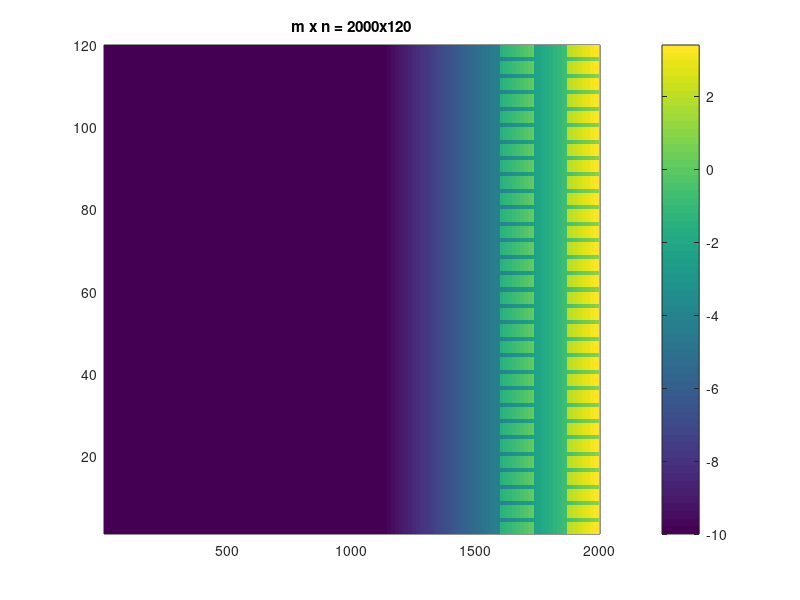
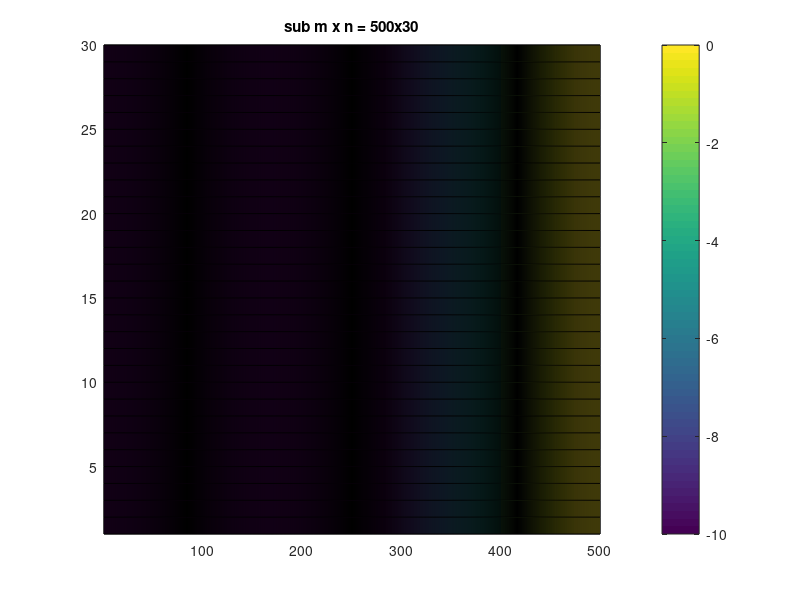

The MATLAB source for these figures, in order: (Note: this script raises an error after producing the figures.)
clear all
% beach
nx_total=500;
ny_total=30;
dx=2.0;
dy=2.0;
dep_offshore=10.0;
slope=0.025;
X_toe=560.0;
x=[0:nx_total-1]*dx;
y=[0:ny_total-1]*dy; 
dep=zeros(ny_total,nx_total)+dep_offshore;
for j=1:ny_total
for i=1:nx_total
if x(i)>X_toe
dep(j,i)=dep_offshore-slope*(x(i)-X_toe);
end
end
end

% cell info
cell_m=4;
cell_n=4;
obs_m=3;
obs_n=3;
dep_bottom=9999.0;
dep_top=-2.5;

% grid info
m=nx_total*cell_m;
n=ny_total*cell_n;
m_start=400;
n_start=1;
nx_blocks=100;
ny_blocks=30;

m_obs1=1+floor((cell_m-obs_m)/2);
m_obs2=1+floor((cell_m-obs_m)/2)+obs_m-1;
n_obs1=1+floor((cell_n-obs_n)/2);
n_obs2=1+floor((cell_n-obs_n)/2)+obs_n-1;

dep_cell=zeros(cell_n,cell_m);
dep_cell(n_obs1:n_obs2,m_obs1:m_obs2)=dep_top;

dep_full=zeros([n,m]);
for j=1:n
for i=1:m
jj=floor((j-1)/cell_n)+1;
ii=floor((i-1)/cell_m)+1;
dep_full(j,i)=dep(jj,ii);
end
end

icount=0;
for j=1:ny_blocks
for i=1:nx_blocks
m1=(m_start-1)*cell_m+(i-1)*cell_m+1;
m2=m1+cell_m-1;
n1=(n_start-1)*cell_n+(j-1)*cell_n+1;
n2=n1+cell_n-1;

j_coarse=n_start+(j-1);
i_coarse=m_start+(i-1);
dep_cell_add(:,:)=dep(j_coarse,i_coarse)+dep_cell(:,:);
dep_full(n1:n2,m1:m2)=dep_cell_add(:,:);

icount=icount+1;
for jj=1:cell_n
for ii=1:cell_m
dep_sub_writeout(icount,1)=i+m_start-1;
dep_sub_writeout(icount,2)=j+n_start-1;
dep_sub_writeout(icount,2+(jj-1)*cell_n+ii)=dep_cell_add(jj,ii);
end
end

end
end

dep_level=dep_full;
dep_level(dep_full<0.0)=0.0;

% output subgrid
for j=1:ny_total
for i=1:nx_total
n1=(j-1)*cell_n+1;
n2=n1+cell_n-1;
m1=(i-1)*cell_m+1;
m2=m1+cell_m-1;
dep_sub(j,i)=sum(sum(dep_level(n1:n2,m1:m2)))/cell_m/cell_m;
end
end

figure(1)
clf
pcolor(-dep_full),shading flat
colorbar
tit=['m x n = ' num2str(m) 'x' num2str(n)];
title(tit)
print('-djpeg',['plots/full_grid_2d.jpg'])

figure(2)
clf
pcolor(-dep_sub)
colorbar
tit=['sub m x n = ' num2str(nx_total) 'x' num2str(ny_total)];
title(tit)
print('-djpeg',['plots/sub_grid_2d.jpg'])

save -ASCII dep_sub_500x30.txt dep_sub
save -ASCII dep_full_2000x120.txt dep_full
fid = fopen('dep_sub_info.txt', 'wt');
  fprintf(fid, ['%5d','%5d', repmat('%6.1f',1,cell_m*cell_n),'\n'], dep_sub_writeout');
fclose(fid);






